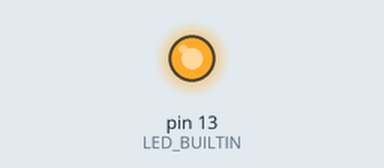
This sketch was run on a simulated Arduino Uno, built with avr-gcc and run on an emulated ATmega328P. On the bench: output pins drawn as LEDs (lit = HIGH).

Above: at 0.2 s.
At 34.2 s:
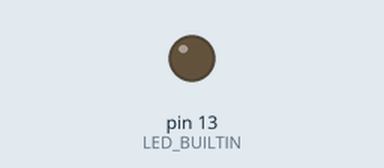
Timing chart, 0 to 35.1 s (numbered marks = the images above):
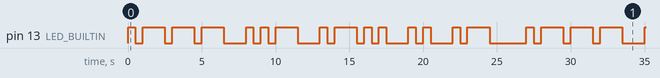

The sketch:

Codigo_morse.ino
```cpp
int dotDuration = 500;

void setup() {
  // put your setup code here, to run once:
  pinMode(LED_BUILTIN, OUTPUT);
}

void loop() {
  // J
  digitalWrite(13, 1);
  delay(dotDuration);
  digitalWrite(13, 0);
  delay(dotDuration);
  digitalWrite(13, 1);
  delay(dotDuration*3);
  digitalWrite(13, 0);
  delay(dotDuration);
  digitalWrite(13, 1);
  delay(dotDuration*3);
  digitalWrite(13, 0);
  delay(dotDuration);
  digitalWrite(13, 1);
  delay(dotDuration*3);
  digitalWrite(13, 0);
  delay(dotDuration*3);
  // U
  digitalWrite(13, 1);
  delay(dotDuration);
  digitalWrite(13, 0);
  delay(dotDuration);
  digitalWrite(13, 1);
  delay(dotDuration);
  digitalWrite(13, 0);
  delay(dotDuration);
  digitalWrite(13, 1);
  delay(dotDuration*3);
  digitalWrite(13, 0);
  delay(dotDuration*3);
  // L
  digitalWrite(13, 1);
  delay(dotDuration);
  digitalWrite(13, 0);
  delay(dotDuration);
  digitalWrite(13, 1);
  delay(dotDuration*3);
  digitalWrite(13, 0);
  delay(dotDuration);
  digitalWrite(13, 1);
  delay(dotDuration);
  digitalWrite(13, 0);
  delay(dotDuration);
  digitalWrite(13, 1);
  delay(dotDuration);
  digitalWrite(13, 0);
  delay(dotDuration*3);
  // I
  digitalWrite(13, 1);
  delay(dotDuration);
  digitalWrite(13, 0);
  delay(dotDuration);
  digitalWrite(13, 1);
  delay(dotDuration);
  digitalWrite(13, 0);
  delay(dotDuration*3);
  // A
  digitalWrite(13, 1);
  delay(dotDuration);
  digitalWrite(13, 0);
  delay(dotDuration);
  digitalWrite(13, 1);
  delay(dotDuration*3);
  digitalWrite(13, 0);
  delay(dotDuration*5);
  // space

}
```

Measured:
- by itself, pin 13 (LED_BUILTIN): moves between LOW and HIGH, repeating every 27.0 s
- by itself, everything shown: repeats every 27.0 s, in 30 steps
